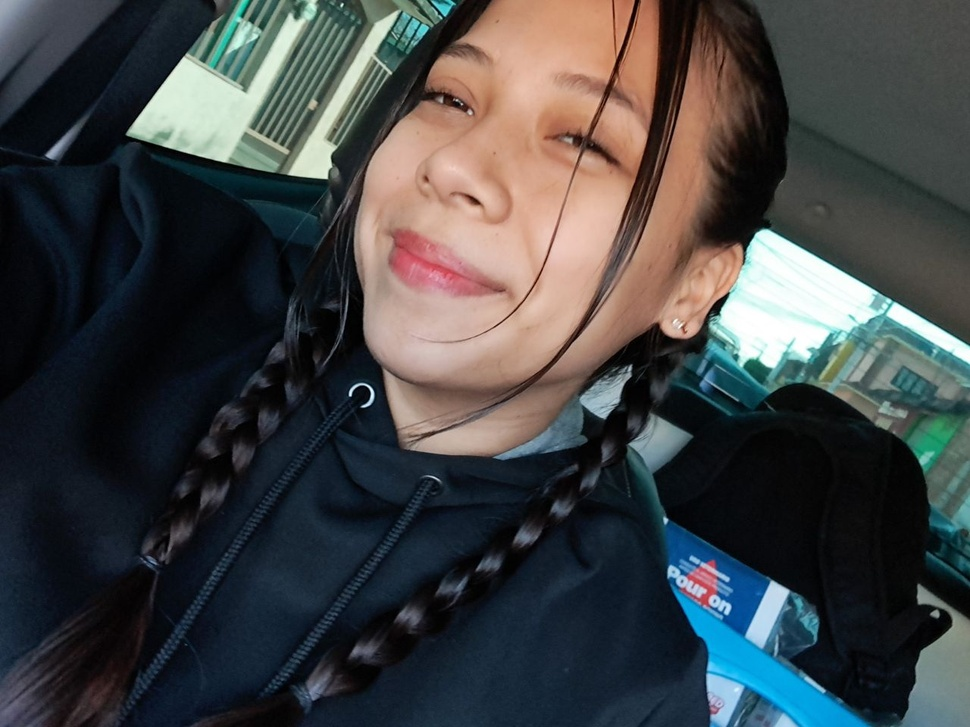
#> input picture IMG_20230831_151229_559.jpg, 970 x 727 px, shrunk from 1280 x 960 before the run
$ python -i color_transfer.py   (imports and definitions only)
#> lines starting #> are read from the running program, lines starting #| are printed output that depends on the picture
#> further down, picture is the input picture: shape (727, 970, 3); mean B, G, R 68.8, 67.7, 65.6
from enum import IntEnum

import cv2
import numpy as np

import scipy as sp
import scipy.sparse
from scipy.sparse.linalg import spsolve
from scipy.stats import special_ortho_group


class ColorTransferMode(IntEnum):
    NONE = 0
    LCT = 1
    RCT = 2
    RCT_CLIP = 3
    RCT_PAPER = 4
    RCT_PAPER_CLIP = 5
    MASKED_RCT = 6
    MASKED_RCT_CLIP = 7
    MASKED_RCT_PAPER = 8
    MASKED_RCT_PAPER_CLIP = 9
    MKL = 10
    MASKED_MKL = 11
    IDT = 12
    MASKED_IDT = 13
    EBS = 14


# [118 lines left out: functions color_transfer_mkl, color_transfer_idt, laplacian_matrix, seamless_clone, not called in this run]


def random_color_transform(image, seed=None):
    image = cv2.cvtColor(image.astype(np.float32), cv2.COLOR_BGR2LAB)
#> image: shape (727, 970, 3) float32; mean of channels 0, 1, 2 99.7, -0.3, 0
    M = np.eye(3)
    M[1:, 1:] = special_ortho_group.rvs(2, 1, seed)
    image = image.dot(M)
#> image: shape (727, 970, 3) float64; mean of channels 0, 1, 2 99.9, 0.3, 0
    l, a, b = cv2.split(image)
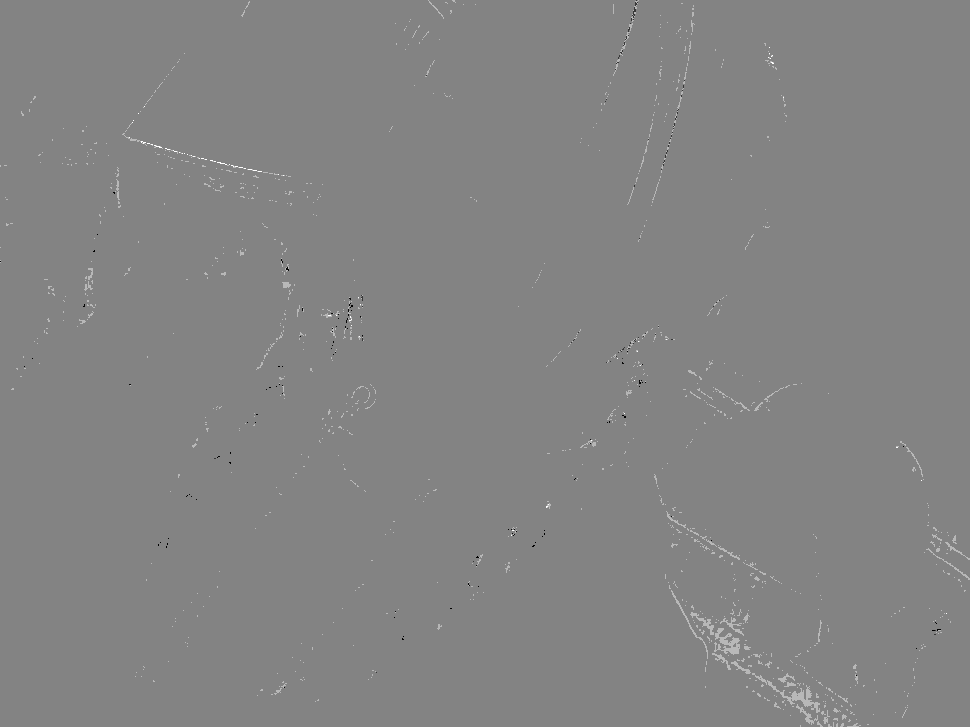
#> a: shape (727, 970) float64; min -109.3, max 102.5, mean 0.3; drawn with min black and max white
    l = np.clip(l, 0, 100)
    a = np.clip(a, -127, 127)
    b = np.clip(b, -127, 127)
    image = cv2.merge([l, a, b])
    image = cv2.cvtColor(image.astype(np.float32), cv2.COLOR_LAB2BGR)
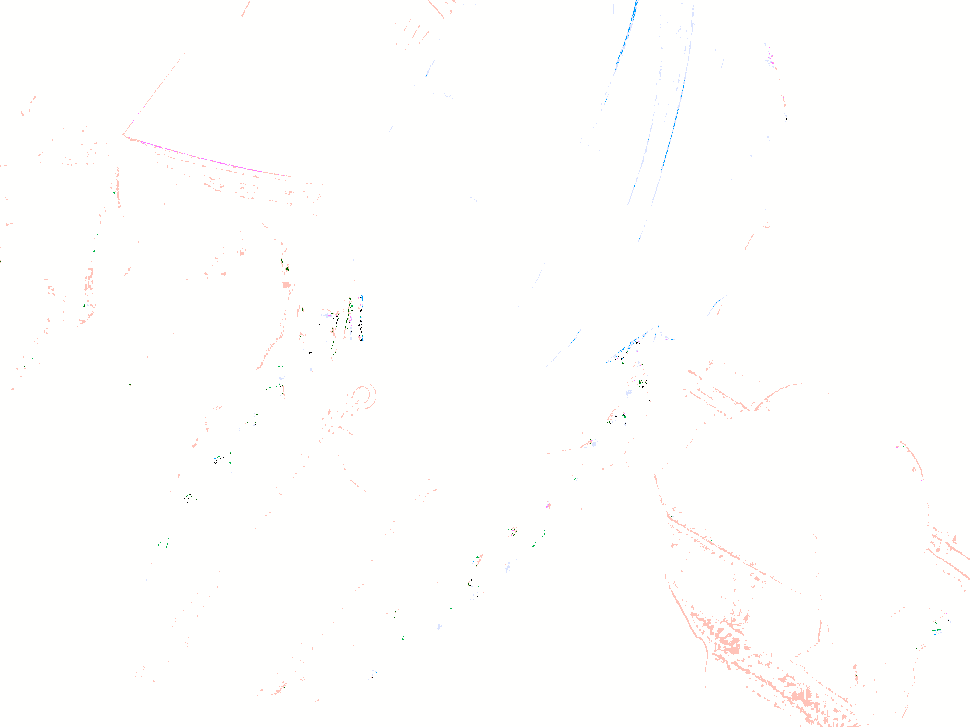
#> image: shape (727, 970, 3) float32; mean B, G, R 0.998, 0.998, 0.999
    np.clip(image, 0, 1, out=image)
    return image

# [246 lines left out: functions reinhard_color_transfer, linear_color_transfer, lab_image_stats, _min_max_scale, _scale_array, channel_hist_match and 1 more, not called in this run]

>>> import cv2
>>> picture = cv2.imread('../IMG_20230831_151229_559.jpg')
>>> result = random_color_transform(picture)
